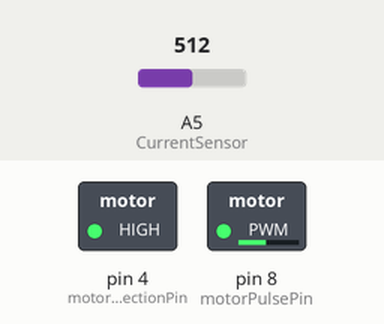
Recording of a program running on a simulated Arduino Uno, built with avr-gcc and run on an emulated ATmega328P. Shown: switched loads named in the program (green lamp = pin HIGH). The inputs (shaded band) are chosen by the test bench; at power-on: A5 (CurrentSensor) = 512. EEPROM starts erased.

Above: at 0.55 s.
At 2.85 s:
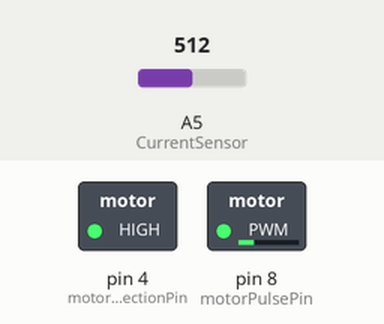
Timing chart, 0 to 5.9 s (numbered marks = the images above):
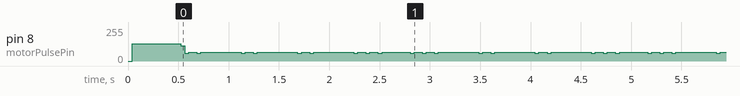

The program:

main.cpp
```cpp
#include <Arduino.h>
#include <EEPROM.h>

#define forceConst 36.50
#define angle 360.00
#define stepRev 400.00
#define circle 360.00
#define motorPulsePin 8
#define motorDirectionPin 4
//short int numberOfSteps = 1000;
short int numberOfSteps;
short int direction = 1;
int CurrentSensor = A5;
int eepromPin = 0;

void step()
{
    digitalWrite(motorPulsePin,HIGH);
      delay(1);
    digitalWrite(motorPulsePin,LOW);
      delay(1);
}

void currentToForce()
{
    float currentRead = analogRead(CurrentSensor);
    delay(2);
   // Serial.println(currentRead);

   //ALGORYTHM

  //Serial.println((currentRead/0.066)/forceConst);


}

void setup()
{

    Serial.begin(9600);
      pinMode(motorPulsePin,OUTPUT);
        pinMode(motorDirectionPin,OUTPUT);
         digitalWrite(motorDirectionPin,HIGH);

    //przypisanie pamięci
    numberOfSteps = EEPROM.read(eepromPin);

    // CALIBRATION


      direction = !direction;
        digitalWrite(motorDirectionPin,direction);
          while (numberOfSteps != 0)
            {
              step();
                numberOfSteps--;
            }

      direction = !direction;
        digitalWrite(motorDirectionPin,direction);

        //END OF CALIBRATION

}


void loop()
{

  //SET ANGLE

      if (numberOfSteps != (angle/(circle/stepRev)))
        {
          step();
          numberOfSteps++;
        }

  //DISPLAY INFORMATION ABOUT FORCE IN THE MOMENT

  currentToForce();

  //SAVE INFORAMTION ABOUT SET ANGLE

  if(numberOfSteps == (angle/(circle/stepRev)))
  {
    EEPROM.write(eepromPin,numberOfSteps);
    numberOfSteps++;
  }

}


                                    //BRUDNOSPIS

/* void loop()
{
    Serial.println();
    float currentRead = analogRead(CurrentSensor);
    delay(2);
Serial.println("2:");
Serial.println(currentRead);
          if ( 1 )
        {
          if(currentRead>521)
          {
            while(1){}
          }
          else
          {

          step();
          numberOfSteps++;
          }

        }

if(shouldSave)
{
//EEPROM.write(eepromPin,numberOfSteps);

}


}

*/
```

Measured:
- by itself, pin 8 (motorPulsePin): repeats every 2.4 s: 58/255 0.04 s, 64/255 0.08 s, 58/255 0.04 s, 64/255 0.40 s, 58/255 0.04 s, 64/255 0.08 s, 58/255 0.04 s, 64/255 0.40 s, 58/255 0.04 s, 64/255 0.08 s, 58/255 0.04 s, 64/255 0.40 s, 2 × (58/255 0.04 s, 64/255 0.08 s), 58/255 0.04 s, 64/255 0.28 s, 58/255 0.04 s, 64/255 0.08 s
